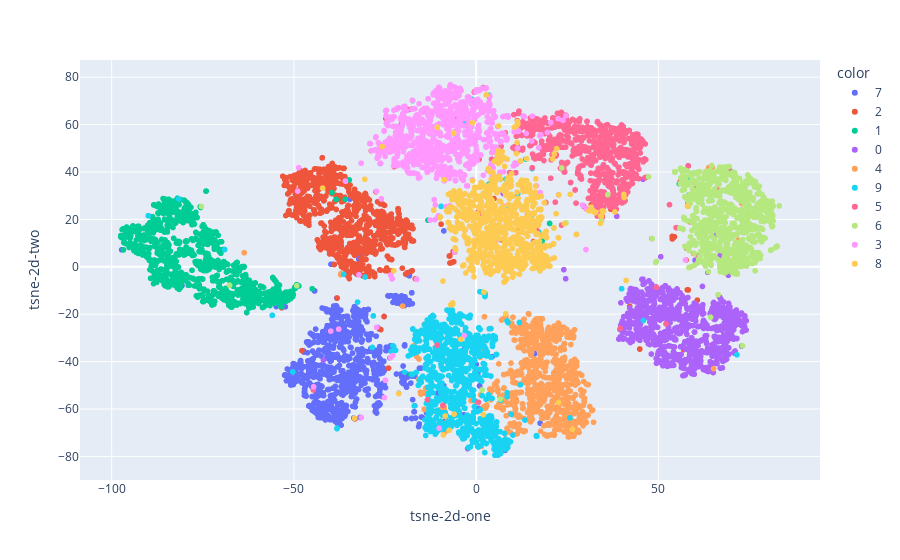

Write notebook code for a chart like this one.
### Code cell
from sklearn.manifold import TSNE

tsne = TSNE(n_components=2)
tsne_results = tsne.fit_transform(encoded_samples.drop(['label'],axis=1))
fig = px.scatter(tsne_results, x=0, y=1,
				 color=encoded_samples.label.astype(str),
				 labels={'0': 'tsne-2d-one', '1': 'tsne-2d-two'})
fig.show()

### Figure 1 — Plotly figure (JSON) as saved in the notebook; plotly's stock layout.template omitted (floating-point values rounded to 4 significant figures; data arrays with more than 128 entries replaced by an {"elided": "..."} marker saying what was removed)
{"data": [{"hovertemplate": "color=7<br>tsne-2d-one=%{x}<br>tsne-2d-two=%{y}<extra></extra>", "legendgroup": "7", "marker": {"color": "#636efa", "symbol": "circle"}, "mode": "markers", "name": "7", "showlegend": true, "type": "scattergl", "x": {"elided": "1028 float values"}, "xaxis": "x", "y": {"elided": "1028 float values"}, "yaxis": "y"}, {"hovertemplate": "color=2<br>tsne-2d-one=%{x}<br>tsne-2d-two=%{y}<extra></extra>", "legendgroup": "2", "marker": {"color": "#EF553B", "symbol": "circle"}, "mode": "markers", "name": "2", "showlegend": true, "type": "scattergl", "x": {"elided": "1032 float values"}, "xaxis": "x", "y": {"elided": "1032 float values"}, "yaxis": "y"}, {"hovertemplate": "color=1<br>tsne-2d-one=%{x}<br>tsne-2d-two=%{y}<extra></extra>", "legendgroup": "1", "marker": {"color": "#00cc96", "symbol": "circle"}, "mode": "markers", "name": "1", "showlegend": true, "type": "scattergl", "x": {"elided": "1135 float values"}, "xaxis": "x", "y": {"elided": "1135 float values"}, "yaxis": "y"}, {"hovertemplate": "color=0<br>tsne-2d-one=%{x}<br>tsne-2d-two=%{y}<extra></extra>", "legendgroup": "0", "marker": {"color": "#ab63fa", "symbol": "circle"}, "mode": "markers", "name": "0", "showlegend": true, "type": "scattergl", "x": {"elided": "980 float values"}, "xaxis": "x", "y": {"elided": "980 float values"}, "yaxis": "y"}, {"hovertemplate": "color=4<br>tsne-2d-one=%{x}<br>tsne-2d-two=%{y}<extra></extra>", "legendgroup": "4", "marker": {"color": "#FFA15A", "symbol": "circle"}, "mode": "markers", "name": "4", "showlegend": true, "type": "scattergl", "x": {"elided": "982 float values"}, "xaxis": "x", "y": {"elided": "982 float values"}, "yaxis": "y"}, {"hovertemplate": "color=9<br>tsne-2d-one=%{x}<br>tsne-2d-two=%{y}<extra></extra>", "legendgroup": "9", "marker": {"color": "#19d3f3", "symbol": "circle"}, "mode": "markers", "name": "9", "showlegend": true, "type": "scattergl", "x": {"elided": "1009 float values"}, "xaxis": "x", "y": {"elided": "1009 float values"}, "yaxis": "y"}, {"hovertemplate": "color=5<br>tsne-2d-one=%{x}<br>tsne-2d-two=%{y}<extra></extra>", "legendgroup": "5", "marker": {"color": "#FF6692", "symbol": "circle"}, "mode": "markers", "name": "5", "showlegend": true, "type": "scattergl", "x": {"elided": "892 float values"}, "xaxis": "x", "y": {"elided": "892 float values"}, "yaxis": "y"}, {"hovertemplate": "color=6<br>tsne-2d-one=%{x}<br>tsne-2d-two=%{y}<extra></extra>", "legendgroup": "6", "marker": {"color": "#B6E880", "symbol": "circle"}, "mode": "markers", "name": "6", "showlegend": true, "type": "scattergl", "x": {"elided": "958 float values"}, "xaxis": "x", "y": {"elided": "958 float values"}, "yaxis": "y"}, {"hovertemplate": "color=3<br>tsne-2d-one=%{x}<br>tsne-2d-two=%{y}<extra></extra>", "legendgroup": "3", "marker": {"color": "#FF97FF", "symbol": "circle"}, "mode": "markers", "name": "3", "showlegend": true, "type": "scattergl", "x": {"elided": "1010 float values"}, "xaxis": "x", "y": {"elided": "1010 float values"}, "yaxis": "y"}, {"hovertemplate": "color=8<br>tsne-2d-one=%{x}<br>tsne-2d-two=%{y}<extra></extra>", "legendgroup": "8", "marker": {"color": "#FECB52", "symbol": "circle"}, "mode": "markers", "name": "8", "showlegend": true, "type": "scattergl", "x": {"elided": "974 float values"}, "xaxis": "x", "y": {"elided": "974 float values"}, "yaxis": "y"}], "layout": {"legend": {"title": {"text": "color"}, "tracegroupgap": 0}, "margin": {"t": 60}, "xaxis": {"anchor": "y", "domain": [0, 1], "title": {"text": "tsne-2d-one"}}, "yaxis": {"anchor": "x", "domain": [0, 1], "title": {"text": "tsne-2d-two"}}}}
